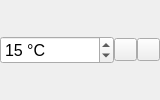
                   <widget class="QWidget" name="widget_12" native="true">
                    <property name="minimumSize">
                     <size>
                      <width>0</width>
                      <height>0</height>
                     </size>
                    </property>
                    <property name="maximumSize">
                     <size>
                      <width>160</width>
                      <height>16777215</height>
                     </size>
                    </property>
                    <layout class="QHBoxLayout" name="horizontalLayout_6">
                     <property name="spacing">
                      <number>0</number>
                     </property>
                     <property name="leftMargin">
                      <number>0</number>
                     </property>
                     <property name="topMargin">
                      <number>0</number>
                     </property>
                     <property name="rightMargin">
                      <number>0</number>
                     </property>
                     <property name="bottomMargin">
                      <number>0</number>
                     </property>
                     <item>
                      <widget class="QSpinBox" name="z_temp">
                       <property name="font">
                        <font>
                         <pointsize>12</pointsize>
                        </font>
                       </property>
                       <property name="styleSheet">
                        <string notr="true"/>
                       </property>
                       <property name="showGroupSeparator" stdset="0">
                        <bool>false</bool>
                       </property>
                       <property name="suffix">
                        <string> °C</string>
                       </property>
                       <property name="value">
                        <number>15</number>
                       </property>
                      </widget>
                     </item>
                     <item>
                      <widget class="QPushButton" name="lPushButton_2">
                       <property name="sizePolicy">
                        <sizepolicy hsizetype="Fixed" vsizetype="Fixed">
                         <horstretch>0</horstretch>
                         <verstretch>0</verstretch>
                        </sizepolicy>
                       </property>
                       <property name="maximumSize">
                        <size>
                         <width>23</width>
                         <height>23</height>
                        </size>
                       </property>
                       <property name="text">
                        <string/>
                       </property>
                       <property name="icon">
                        <iconset>
                         <normaloff>.rsrc/res/drawable/arrowrlbtn21a.png</normaloff>.rsrc/res/drawable/arrowrlbtn21a.png</iconset>
                       </property>
                      </widget>
                     </item>
                     <item>
                      <widget class="QPushButton" name="rPushButton_2">
                       <property name="sizePolicy">
                        <sizepolicy hsizetype="Fixed" vsizetype="Fixed">
                         <horstretch>0</horstretch>
                         <verstretch>0</verstretch>
                        </sizepolicy>
                       </property>
                       <property name="maximumSize">
                        <size>
                         <width>23</width>
                         <height>23</height>
                        </size>
                       </property>
                       <property name="text">
                        <string/>
                       </property>
                       <property name="icon">
                        <iconset>
                         <normaloff>.rsrc/res/drawable/arrowlrbtn21a.png</normaloff>.rsrc/res/drawable/arrowlrbtn21a.png</iconset>
                       </property>
                      </widget>
                     </item>
                    </layout>
                   </widget>
